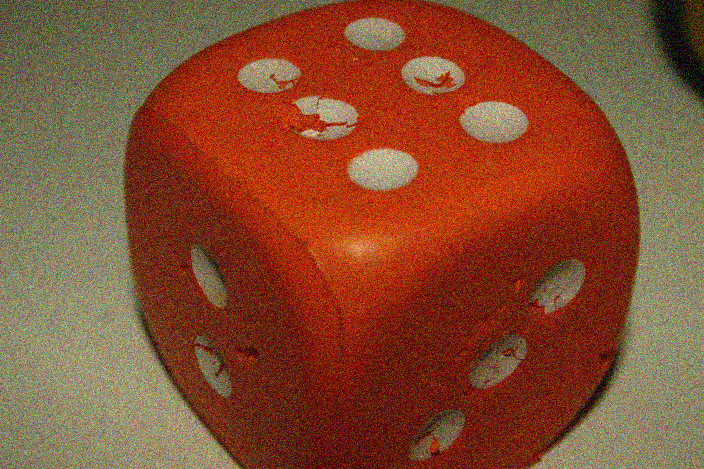
#> input picture Test Images/dice-highNoise.png, 704 x 469 px, found by its file name
$ python nlm.py
#> lines starting #> are read from the running program, lines starting #| are printed output that depends on the picture
import cv2

##############################################################

# These parameter values are indicative. You should choose your own
# according to properties of the method you want to demonstrate

h = 15
templateWindowSize = 7
searchWindowSize = 21

##############################################################

img = cv2.imread('dice-highNoise.png')
#> img is the input picture: shape (469, 704, 3); mean B, G, R 48.6, 77, 132.9

dst = cv2.fastNlMeansDenoisingColored(img, None, h, h, templateWindowSize, searchWindowSize)
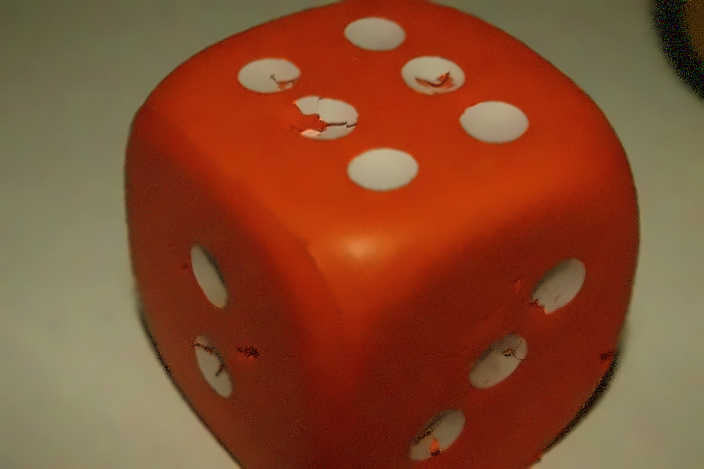
#> dst: shape (469, 704, 3); mean B, G, R 45.4, 74.9, 133.7

cv2.imwrite('denoisedC15.png', dst)

$ run again, with Test Images/alley-Noise.png copied over Test Images/dice-highNoise.png
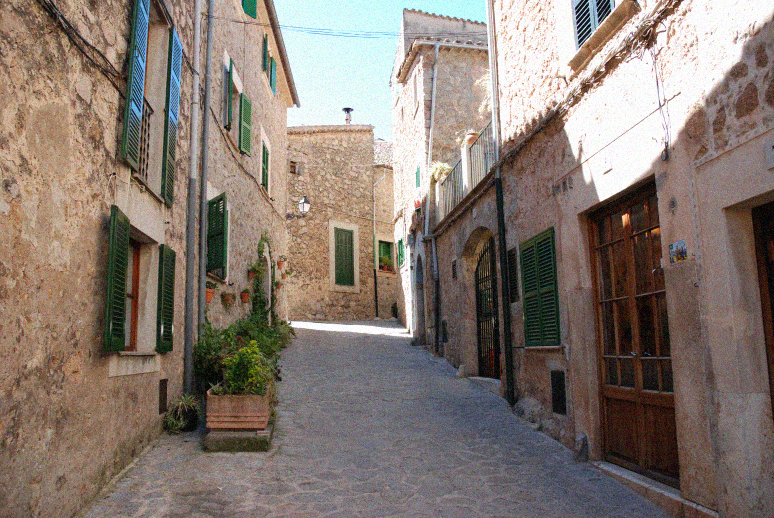
#> input picture Test Images/alley-Noise.png, 774 x 518 px, found by its file name
#> img is the input picture: shape (518, 774, 3); mean B, G, R 112.4, 121, 133.7
#> `dst = cv2.fastNlMeansDenoisingColored(img, None, h, h, templateWindowS..`:
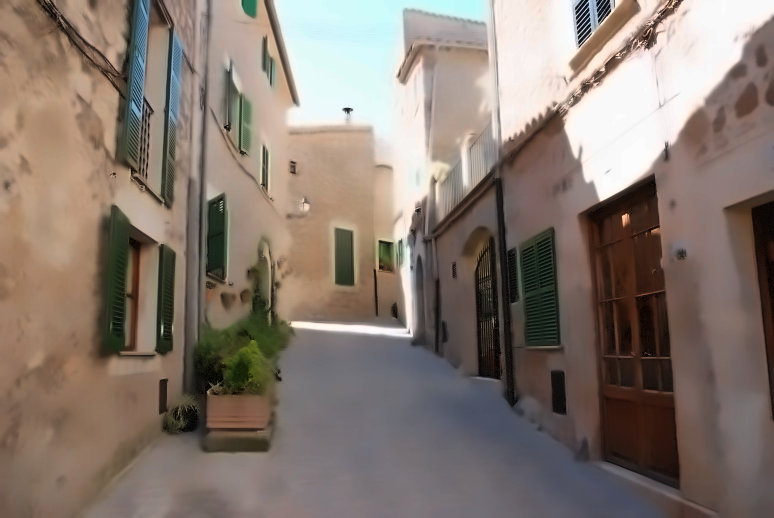
#> dst: shape (518, 774, 3); mean B, G, R 111.4, 120.5, 133.9
